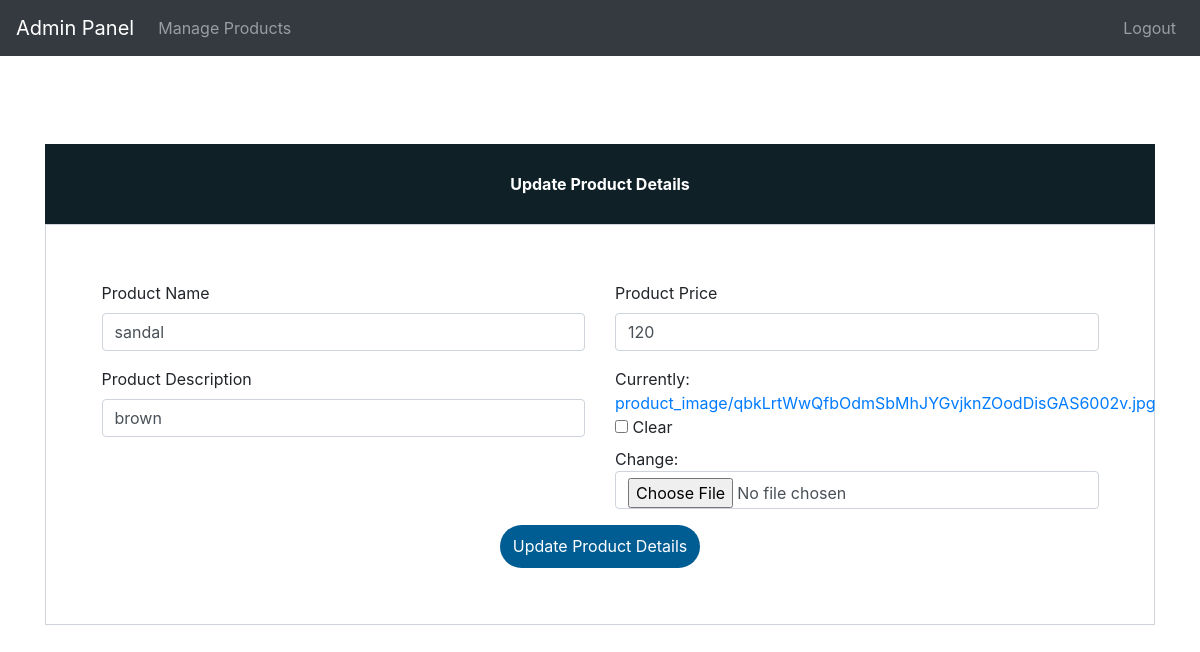
/update-product/10 (signed in), run on the app's committed database.
### ecom/models.py (models this page shows, shortened)
class Product(models.Model):
    name=models.CharField(max_length=40)
    product_image= models.ImageField(upload_to='product_image/',null=True,blank=True)
    price = models.PositiveIntegerField()
    description=models.CharField(max_length=40)

### ecom/views.py (the view)
# urls.py: path('update-product/<int:pk>', views.update_product_view,name='update-product'),
@login_required(login_url='adminlogin')
def update_product_view(request,pk):
    product=models.Product.objects.get(id=pk)
    productForm=forms.ProductForm(instance=product)
    if request.method=='POST':
        productForm=forms.ProductForm(request.POST,request.FILES,instance=product)
        if productForm.is_valid():
            productForm.save()
            return redirect('admin-products')
    return render(request,'ecom/admin_update_product.html',{'productForm':productForm})

### ecom/forms.py
class ProductForm(forms.ModelForm):
    class Meta:
        model=models.Product
        fields=['name','price','description','product_image']

### templates/ecom/admin_update_product.html (shortened to what this page needs)
{% extends 'ecom/admin_base.html' %} {% load widget_tweaks %} {% block content %}
<head>
    <link href="//maxcdn.bootstrapcdn.com/bootstrap/4.1.1/css/bootstrap.min.css" rel="stylesheet" id="bootstrap-css">
</head>
<br><br><br><br><br><br>
<form method="post" enctype="multipart/form-data">
    <div class="container register-form">
        <div class="form">
            <div class="note">
                <p>Update Product Details</p>
            </div>
            <div class="form-content">
                <div class="row">
                    <div class="col-md-6">
                        <div class="form-group">
                            <label for="">Product Name</label> {% render_field productForm.name class="form-control" placeholder="Product Name" %}
                        </div>
                        <div class="form-group">
                            <label for="">Product Description</label> {% render_field productForm.description class="form-control" placeholder="Description" %}
                        </div>
                    </div>
                    <div class="col-md-6">
                        <div class="form-group">
                            <label for="">Product Price</label> {% render_field productForm.price class="form-control" placeholder="Price" %}
                        </div>
                        <div class="form-group">
                            {% render_field productForm.product_image class="form-control" placeholder="product_image" %}
                        </div>
                    </div>
                </div>
                <div>
                    <center><button type="submit" class="btnSubmit">Update Product Details</button></center>
                </div>
            </div>
        </div>
    </div>
</form>
{% endblock content %}

### templates/ecom/admin_update_product.html (style rules this page uses)
a:link { text-decoration: none; }
.note { text-align: center; height: 80px; background: #0F2027; color: #fff; font-weight: bold; line-height: 80px; }
.form-content { padding: 5%; border: 1px solid #ced4da; margin-bottom: 2%; }
.form-control { border-radius: 1.5rem; }
.btnSubmit { border: none; border-radius: 1.5rem; padding: 1%; width: 20%; cursor: pointer; background: #005d94; color: #fff; }

### data on the page
Product: name "sandal", description "brown", price "120"
